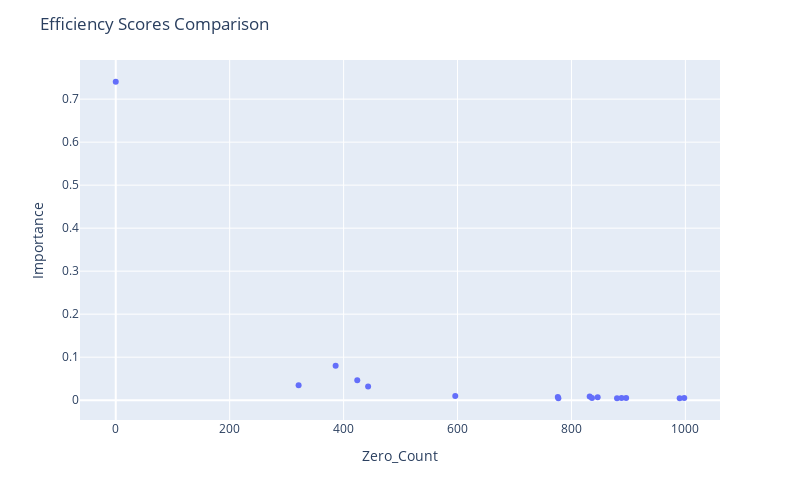

The code cell stored with this chart in its notebook:
### Code cell
fig = px.scatter(df_merged, x="Zero_Count", y="Importance",
                hover_data=["Feature Name"])

fig.update_layout(
    autosize=False,
    width=800,
    height=500,
    title_text=f"Efficiency Scores Comparison",
)

fig.show()

### Figure 1 — Plotly figure (JSON) as saved in the notebook; plotly's stock layout.template omitted (floating-point values rounded to 4 significant figures)
{"data": [{"customdata": [["Output 01"], ["Input 14"], ["Input 11"], ["Input 12"], ["Input 08"], ["Input 10"], ["Input 09"], ["Input 02"], ["Input 05"], ["Input 04"], ["Input 06"], ["Input 03"], ["Input 07"], ["Input 01"], ["Input 15"], ["Input 13"]], "hovertemplate": "Zero_Count=%{x}<br>Importance=%{y}<br>Feature Name=%{customdata[0]}<extra></extra>", "legendgroup": "", "marker": {"color": "#636efa", "symbol": "circle"}, "mode": "markers", "name": "", "orientation": "v", "showlegend": false, "type": "scatter", "x": [0, 386, 424, 321, 443, 596, 832, 776, 846, 888, 836, 998, 896, 777, 990, 880], "xaxis": "x", "y": [0.7404, 0.07979, 0.0464, 0.0349, 0.03183, 0.009496, 0.008459, 0.007472, 0.007081, 0.005361, 0.005075, 0.005052, 0.004834, 0.004717, 0.004604, 0.00449], "yaxis": "y"}], "layout": {"autosize": false, "height": 500, "legend": {"tracegroupgap": 0}, "margin": {"t": 60}, "title": {"text": "Efficiency Scores Comparison"}, "width": 800, "xaxis": {"anchor": "y", "autorange": true, "domain": [0, 1], "range": [-62.76, 1061.0], "title": {"text": "Zero_Count"}, "type": "linear"}, "yaxis": {"anchor": "x", "autorange": true, "domain": [0, 1], "range": [-0.04609, 0.791], "title": {"text": "Importance"}, "type": "linear"}}}
